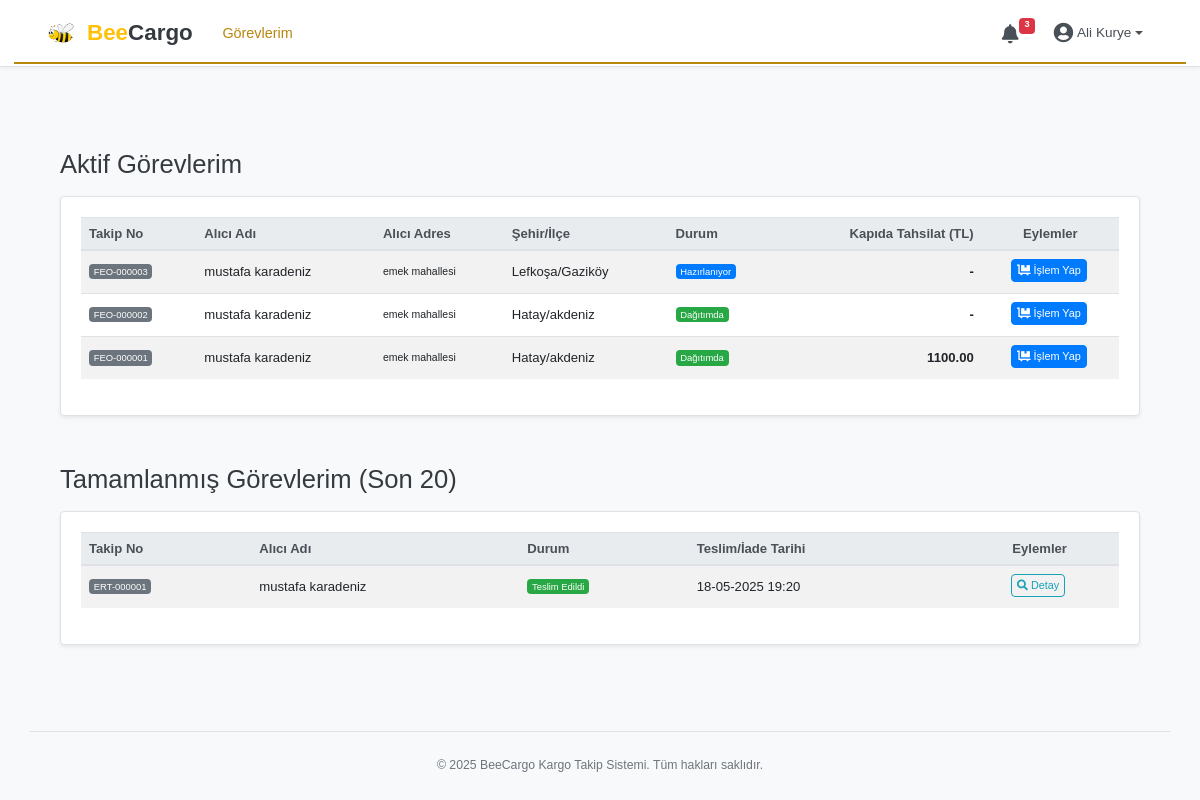
/courier/dashboard (signed in), run on the app's committed database.
### app/models.py (models this page shows, shortened)
class Kargolar(db.Model):
    __tablename__ = 'kargolar'
    id = db.Column(db.Integer, primary_key=True)
    isletme_id = db.Column(db.Integer, db.ForeignKey('isletmeler.id'), nullable=False)
    takip_numarasi = db.Column(db.String(50), unique=True, nullable=False)
    alici_adi_soyadi = db.Column(db.String(150), nullable=False)
    alici_telefon = db.Column(db.String(20), nullable=False) # Bu zaten zorunlu
    alici_email = db.Column(db.String(120), nullable=True)
    alici_adres = db.Column(db.Text, nullable=False)
    alici_sehir = db.Column(db.String(100), nullable=False) # KKTC için bu "İlçe" olacak
    alici_ilce = db.Column(db.String(100), nullable=True)  # KKTC için bu "Köy/Mahalle" olacak
    urun_bedeli_alici_tahsil = db.Column(db.Numeric(10, 2), nullable=False, default=0.00)
    kargo_ucreti_isletme_borcu = db.Column(db.Numeric(10, 2), nullable=False, default=0.00)
    kargo_ucreti_alici_tahsil = db.Column(db.Numeric(10, 2), default=0.00)
    toplam_tahsil_edilecek_alici = db.Column(db.Numeric(10, 2), default=0.00)
    isletmeye_aktarilacak_tutar = db.Column(db.Numeric(10, 2), default=0.00)
    odeme_yontemi_teslimde = db.Column(db.String(50), nullable=True)
    odeme_durumu_alici = db.Column(db.String(50), nullable=False, default="Alıcıdan Ödeme Bekleniyor")
    kargo_durumu = db.Column(db.Enum(KargoDurumEnum),
                             nullable=False,
                             default=KargoDurumEnum.HAZIRLANIYOR)
    ozel_not = db.Column(db.Text, nullable=True)
    planlanan_teslim_tarihi = db.Column(db.Date, nullable=True)
    teslim_tarihi = db.Column(db.DateTime, nullable=True)
    pdf_yolu = db.Column(db.String(255), nullable=True)
    isletmeye_aktarildi_mi = db.Column(db.Boolean, default=False)
    olusturulma_tarihi = db.Column(db.DateTime, default=datetime.now)
    guncellenme_tarihi = db.Column(db.DateTime, default=datetime.now, onupdate=datetime.now)
    kurye_id = db.Column(db.Integer, db.ForeignKey('kuryeler.id'), nullable=True)
    alici_gecici_enlem = db.Column(db.Float, nullable=True)
    alici_gecici_boylam = db.Column(db.Float, nullable=True)
    alici_gecici_konum_zamani = db.Column(db.DateTime, nullable=True)
    odeme_iliskileri = db.relationship('OdemeKargoIliskileri', backref='kargo', lazy='dynamic')

### app/routes_courier.py (the view)
@bp_courier.route('/dashboard')
def dashboard():
    if 'kurye_id' not in session:
        flash('Bu sayfayı görüntülemek için kurye olarak giriş yapmalısınız.', 'error')
        return redirect(url_for('bp_courier.login'))
    kurye_id = session['kurye_id']
    atanmis_aktif_kargolar = []
    tamamlanmis_kargolar = []
    try:
        kurye_aktif_gorev_durumlari = [
            KargoDurumEnum.HAZIRLANIYOR,               # Admin bu durumda atama yapabilir
            KargoDurumEnum.PAKETLENDI,
            KargoDurumEnum.KURYE_TESLIM_HAZIR,
            KargoDurumEnum.MUSTERIDEN_ALINMAYI_BEKLIYOR,
            KargoDurumEnum.KARGO_ALINDI_MERKEZDE,
            KargoDurumEnum.DAGITIMDA,
            KargoDurumEnum.TESLIM_EDILEMEDI_ALICI_ULASILAMADI,
            KargoDurumEnum.TESLIM_EDILEMEDI_ADRES_HATALI
        ]
        atanmis_aktif_kargolar = Kargolar.query.filter(
            Kargolar.kurye_id == kurye_id,
            Kargolar.kargo_durumu.in_(kurye_aktif_gorev_durumlari)
        ).order_by(Kargolar.id.desc()).all()
        kurye_tamamlanmis_durumlar = [
            KargoDurumEnum.TESLIM_EDILDI,
            KargoDurumEnum.IADE_EDILDI_ISLETMEYE
        ]
        tamamlanmis_kargolar = Kargolar.query.filter(
            Kargolar.kurye_id == kurye_id,
            Kargolar.kargo_durumu.in_(kurye_tamamlanmis_durumlar)
        ).order_by(Kargolar.guncellenme_tarihi.desc()).limit(20).all()
    except Exception as e:
        flash(f"Atanmış kargolar listelenirken bir hata oluştu: {str(e)}", "error")
        current_app.logger.error(f"Kurye ({kurye_id}) dashboard kargo listeleme hatası: {e}", exc_info=True)
    return render_template('courier_dashboard.html',
                           aktif_kargolar=atanmis_aktif_kargolar,
                           tamamlanmis_kargolar=tamamlanmis_kargolar,
                           KargoDurumEnum=KargoDurumEnum)

### app/templates/courier/courier_dashboard.html (shortened to what this page needs)
﻿{% extends "base.html" %}
{% block body_class %}courier-dashboard-page{% endblock %}
{% block content %}
<div class="container mt-4 mb-4">
    <div class="d-flex justify-content-between align-items-center mb-3">
        <h2 class="mb-0 page-main-title">Aktif Görevlerim</h2>
    </div>
    {% if aktif_kargolar %}
    <div class="card shadow-sm mb-4">
        <div class="card-body">
            <div class="table-responsive">
                <table class="table table-striped table-hover table-sm">
                    <thead class="thead-light">
                        <tr>
                            <th>Takip No</th>
                            <th>Alıcı Adı</th>
                            <th>Alıcı Adres</th>
                            <th>Şehir/İlçe</th>
                            <th>Durum</th>
                            <th class="text-right">Kapıda Tahsilat (TL)</th>
                            <th class="text-center">Eylemler</th>
                        </tr>
                    </thead>
                    <tbody>
                        {% for kargo in aktif_kargolar %}
                        <tr>
                            <td><span class="badge badge-secondary">{{ kargo.takip_numarasi }}</span></td>
                            <td>{{ kargo.alici_adi_soyadi }}</td>
                            <td><small>{{ kargo.alici_adres }}</small></td>
                            <td>{{ kargo.alici_sehir }}{% if kargo.alici_ilce %}/{{ kargo.alici_ilce }}{% endif %}</td>
                            <td>
                                <span class="badge
                                {% if kargo.kargo_durumu.name == 'DAGITIMDA' %}badge-success
                                {% elif kargo.kargo_durumu.name == 'KARGO_ALINDI_MERKEZDE' %}badge-info
                                {% elif kargo.kargo_durumu.name == 'KURYE_TESLIM_HAZIR' or kargo.kargo_durumu.name == 'PAKETLENDI' or kargo.kargo_durumu.name == 'HAZIRLANIYOR' %}badge-primary
                                {% else %}badge-secondary
                                {% endif %}">
                                    {{ kargo.kargo_durumu.value }}
                                </span>
                            </td>
                            <td class="text-right font-weight-bold">
                                {% if kargo.odeme_yontemi_teslimde == 'Kapıda Nakit' or kargo.odeme_yontemi_teslimde == 'Kapıda Kredi Kartı' %}
                                {{ "%.2f"|format(kargo.toplam_tahsil_edilecek_alici) }}
                                {% else %}
                                -
                                {% endif %}
                            </td>
                            <td class="text-center">
                                <a href="{{ url_for('bp_courier.shipment_action_by_courier', kargo_id=kargo.id) }}"
                                   class="btn btn-xs btn-primary"
                                   title="Kargo Detayları ve Durum Güncelleme">
                                    <i class="fas fa-dolly-flatbed"></i> İşlem Yap
                                </a>
                            </td>
                        </tr>
                        {% endfor %}
                    </tbody>
                </table>
            </div>
        </div>
    </div>
    {% else %}
    <div class="alert alert-info text-center mt-3 mb-4">
        Şu anda size atanmış aktif bir kargo göreviniz bulunmamaktadır.
    </div>
    {% endif %}
    <div class="d-flex justify-content-between align-items-center mb-3 mt-5">
        <h2 class="mb-0 page-main-title">Tamamlanmış Görevlerim (Son 20)</h2>
    </div>
    {% if tamamlanmis_kargolar %}
    <div class="card shadow-sm">
        <div class="card-body">
            <div class="table-responsive">
                <table class="table table-striped table-hover table-sm">
                    <thead class="thead-light">
                        <tr>
                            <th>Takip No</th>
                            <th>Alıcı Adı</th>
                            <th>Durum</th>
                            <th>Teslim/İade Tarihi</th>
                            <th class="text-center">Eylemler</th>
                        </tr>
                    </thead>
                    <tbody>
                        {% for kargo in tamamlanmis_kargolar %}
                        <tr>
                            <td><span class="badge badge-secondary">{{ kargo.takip_numarasi }}</span></td>
                            <td>{{ kargo.alici_adi_soyadi }}</td>
                            <td>
                                <span class="badge
                                {% if kargo.kargo_durumu == KargoDurumEnum.TESLIM_EDILDI %}badge-success
                                {% elif kargo.kargo_durumu == KargoDurumEnum.IADE_EDILDI_ISLETMEYE %}badge-warning
                                {% else %}badge-secondary
                                {% endif %}">
                                    {{ kargo.kargo_durumu.value }}
                                </span>
                            </td>
                            <td>{{ kargo.guncellenme_tarihi.strftime('%d-%m-%Y %H:%M') if kargo.guncellenme_tarihi else '-' }}</td>
                            <td class="text-center">
                                <a href="{{ url_for('bp_courier.shipment_action_by_courier', kargo_id=kargo.id) }}"
                                   class="btn btn-xs btn-outline-info"
                                   title="Kargo Detaylarını Görüntüle">
                                    <i class="fas fa-search"></i> Detay
                                </a>
                            </td>
                        </tr>
                        {% endfor %}
                    </tbody>
                </table>
            </div>
        </div>
    </div>
    {% else %}
    <div class="alert alert-light text-center mt-3 border">
        Henüz tamamlanmış bir göreviniz bulunmamaktadır.
    </div>
    {% endif %}
</div>
{% endblock %}
{% block head_extra %}
<link rel="stylesheet" href="https://cdnjs.cloudflare.com/ajax/libs/font-awesome/5.15.3/css/all.min.css">
{% endblock %}

### data on the page
Kargolar: takip_numarasi "FEO-000003", alici_adi_soyadi "mustafa karadeniz", alici_adres "emek mahallesi", alici_sehir "Lefkoşa", alici_ilce "Gaziköy", kargo_durumu.value "Hazırlanıyor"
Kargolar: takip_numarasi "FEO-000002", alici_adi_soyadi "mustafa karadeniz", alici_adres "emek mahallesi", alici_sehir "Hatay", alici_ilce "akdeniz", kargo_durumu.value "Dağıtımda"
Kargolar: takip_numarasi "FEO-000001", alici_adi_soyadi "mustafa karadeniz", alici_adres "emek mahallesi", alici_sehir "Hatay", alici_ilce "akdeniz", kargo_durumu.value "Dağıtımda", toplam_tahsil_edilecek_alici "1100.00"
Kargolar: takip_numarasi "ERT-000001", alici_adi_soyadi "mustafa karadeniz", kargo_durumu.value "Teslim Edildi", guncellenme_tarihi "18-05-2025 19:20"

### other printed values
{{ unread_notification_count }} "3"
{{ session.get('kurye_ad_soyad', 'Kurye') }} "Ali Kurye"
